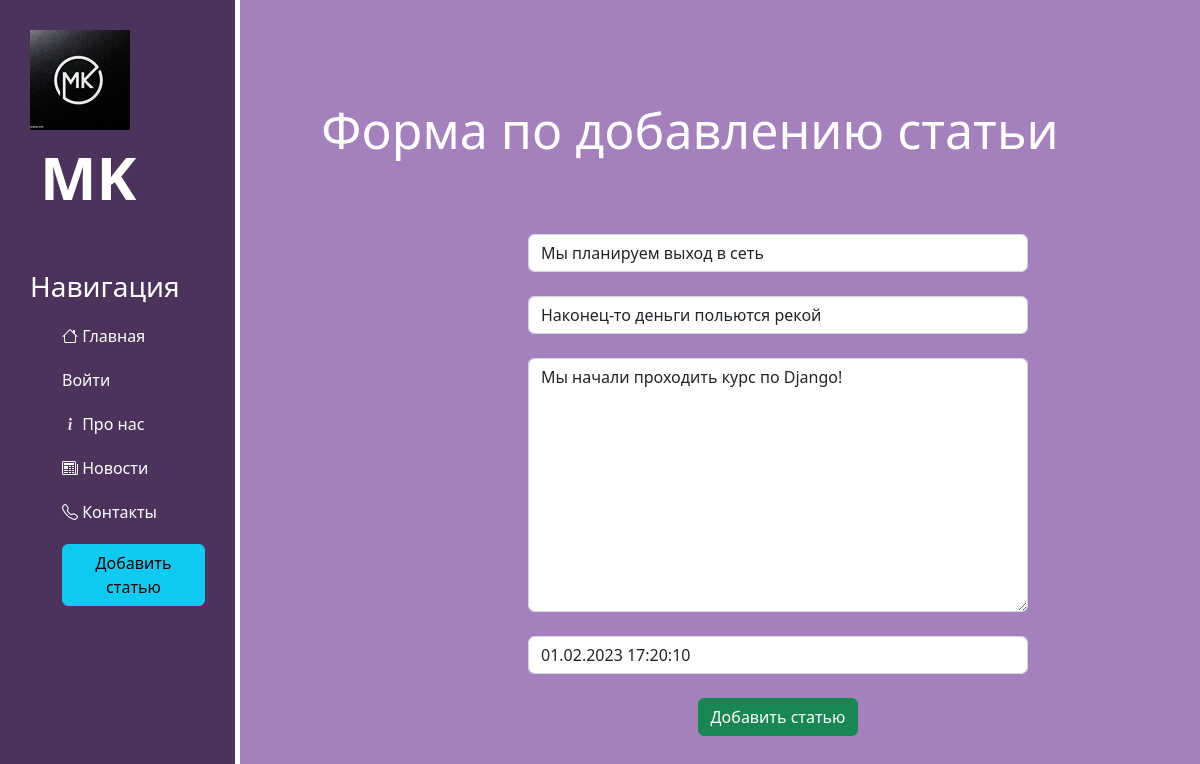
Screenshot of /news/3/update with the database file from the repository.
### news/models.py (models this page shows, shortened)
class Articles(models.Model):
    title = models.CharField('Название', max_length=50)
    anons = models.CharField('Анонс', max_length=250)
    full_text = models.TextField('Статья')
    date = models.DateTimeField('Дата публикации')
    class Meta:
        verbose_name = 'Новость'
        verbose_name_plural = 'Новости'

### news/views.py (the view)
class NewsUpdateView(UpdateView):
    model = Articles
    template_name = 'news/create.html'
    form_class = ArticlesForm

### news/forms.py
class ArticlesForm(ModelForm):
    class Meta:
        model = Articles
        fields = ['title', 'anons', 'full_text', 'date']
        widgets = {
            "title": TextInput(attrs={
                'class': 'form-control',
                'placeholder': 'Название статьи'
            }),
            "anons": TextInput(attrs={
                'class': 'form-control',
                'placeholder': 'Анонс статьи'
            }),
            "date": DateTimeInput(attrs={
                'class': 'form-control',
                'placeholder': 'Дата публикации'
            }),
            "full_text": Textarea(attrs={
                'class': 'form-control',
                'placeholder': 'Текст статьи'
            }),
        }

### news/templates/news/create.html (shortened to what this page needs)
{% extends 'main/layout.html' %}
{% block content%}
    <div class="features">
        <h1>Форма по добавлению статьи</h1>
        <form method="post"><br>
            {{ form.title }}<br>
            {{ form.anons }}<br>
            {{ form.full_text }}<br>
            {{ form.date }}<br>
            <button class="btn btn-success" type="submit">Добавить статью</button>
        </form>
    </div>
{% endblock %}

### main/static/main/css/main.css (style rules this page uses)
body { background: #A480BC; }
main .features { float: left; color: #fff; margin-top: 100px; text-align: center; width: 75%; }
main .features h1 { font-size: 50px; }
form { margin-left: 32%; width: 500px; margin-top: 50px; }

### rows the page displays
Articles: title "Мы планируем выход в сеть", anons "Наконец-то деньги польются рекой", full_text "Мы начали проходить курс по Django!", date "01.02.2023 17:20:10"
